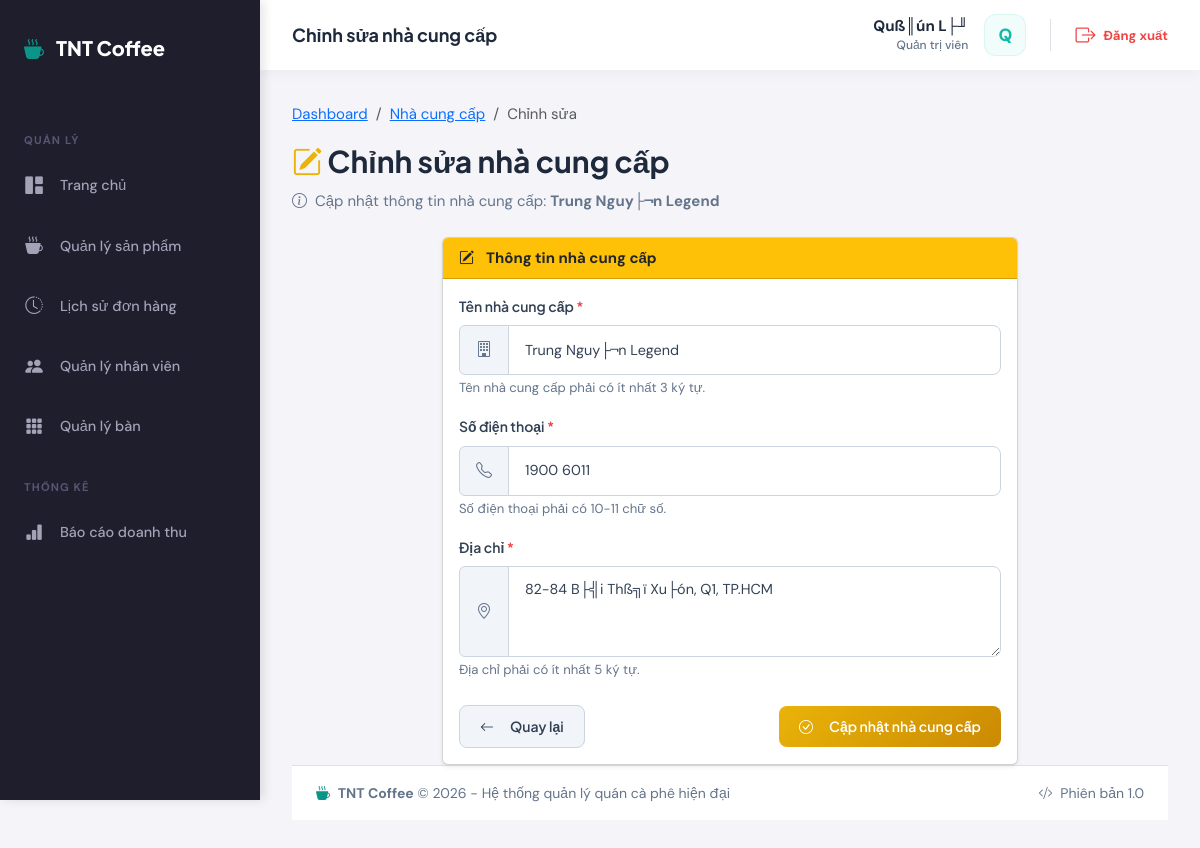
Screenshot of /admin/suppliers/edit.php?id=1 (signed in) with the database file from the repository.
### tables this page shows
CREATE TABLE `suppliers` (
  `id` int(11) NOT NULL AUTO_INCREMENT,
  `name` varchar(100) NOT NULL,
  `phone` varchar(20) DEFAULT NULL,
  `email` varchar(100) DEFAULT NULL,
  `address` text DEFAULT NULL,
  `created_at` timestamp NULL DEFAULT current_timestamp(),
  `updated_at` timestamp NULL DEFAULT current_timestamp() ON UPDATE current_timestamp(),
  PRIMARY KEY (`id`),
  KEY `idx_name` (`name`)
);

### config/database.php (called while the page is built, shortened)
<?php
function executeQuery($pdo, $sql, $params = []) {
    try {
        $stmt = $pdo->prepare($sql);
        $stmt->execute($params);
        return $stmt;
    } catch (PDOException $e) {
        error_log("Query Error: " . $e->getMessage());
        throw $e;
    }
}
function fetchOne($pdo, $sql, $params = []) {
    $stmt = executeQuery($pdo, $sql, $params);
    return $stmt->fetch();
}

### admin/suppliers/edit.php (the view, shortened to what this page needs)
<?php
require_once dirname(dirname(__DIR__)) . '/config/database.php';
$errors = [];
$supplierId = isset($_GET['id']) ? (int)$_GET['id'] : 0;
try {
    $sql = "SELECT * FROM suppliers WHERE id = ?";
    $supplier = fetchOne($pdo, $sql, [$supplierId]);
} catch (PDOException $e) {
    error_log("Fetch Supplier Error: " . $e->getMessage());
    setMessage('danger', 'Có lỗi khi tải thông tin nhà cung cấp.');
    redirect('/admin/suppliers/index.php');
}
$formData = [
    'name' => $supplier['name'],
    'phone' => $supplier['phone'],
    'address' => $supplier['address']
];
require_once dirname(dirname(__DIR__)) . '/includes/header.php';
?>
<div class="row mb-4">
    <div class="col-12">
        <nav aria-label="breadcrumb">
            <ol class="breadcrumb">
                <li class="breadcrumb-item">
                    <a href="<?php echo BASE_URL; ?>/admin/dashboard.php">Dashboard</a>
                </li>
                <li class="breadcrumb-item">
                    <a href="<?php echo BASE_URL; ?>/admin/suppliers/index.php">Nhà cung cấp</a>
                </li>
                <li class="breadcrumb-item active">Chỉnh sửa</li>
            </ol>
        </nav>
        <h2 class="mb-2">
            <i class="bi bi-pencil-square text-warning"></i>
            Chỉnh sửa nhà cung cấp
        </h2>
        <p class="text-muted mb-0">
            <i class="bi bi-info-circle me-1"></i>
            Cập nhật thông tin nhà cung cấp: <strong><?php echo htmlspecialchars($supplier['name']); ?></strong>
        </p>
    </div>
</div>
<div class="row">
    <div class="col-lg-8 mx-auto">
        <div class="card shadow-sm">
            <div class="card-header bg-warning text-dark">
                <i class="bi bi-pencil-square me-2"></i>
                <strong>Thông tin nhà cung cấp</strong>
            </div>
            <div class="card-body">
                <form method="POST" action="" id="editSupplierForm">
                    <div class="mb-3">
                        <label for="name" class="form-label">
                            Tên nhà cung cấp <span class="text-danger">*</span>
                        </label>
                        <div class="input-group">
                            <span class="input-group-text">
                                <i class="bi bi-building"></i>
                            </span>
                            <input type="text"
                                   class="form-control <?php echo isset($errors['name']) ? 'is-invalid' : ''; ?>"
                                   id="name"
                                   name="name"
                                   value="<?php echo htmlspecialchars($formData['name']); ?>"
                                   placeholder="Ví dụ: Công ty TNHH Dược phẩm ABC"
                                   required
                                   autofocus>
                        </div>
                        <small class="form-text text-muted">
                            Tên nhà cung cấp phải có ít nhất 3 ký tự.
                        </small>
                    </div>
                    <div class="mb-3">
                        <label for="phone" class="form-label">
                            Số điện thoại <span class="text-danger">*</span>
                        </label>
                        <div class="input-group">
                            <span class="input-group-text">
                                <i class="bi bi-telephone"></i>
                            </span>
                            <input type="text"
                                   class="form-control <?php echo isset($errors['phone']) ? 'is-invalid' : ''; ?>"
                                   id="phone"
                                   name="phone"
                                   value="<?php echo htmlspecialchars($formData['phone']); ?>"
                                   placeholder="Ví dụ: 0901234567"
                                   required>
                        </div>
                        <small class="form-text text-muted">
                            Số điện thoại phải có 10-11 chữ số.
                        </small>
                    </div>
                    <div class="mb-4">
                        <label for="address" class="form-label">
                            Địa chỉ <span class="text-danger">*</span>
                        </label>
                        <div class="input-group">
                            <span class="input-group-text">
                                <i class="bi bi-geo-alt"></i>
                            </span>
                            <textarea class="form-control <?php echo isset($errors['address']) ? 'is-invalid' : ''; ?>"
                                      id="address"
                                      name="address"
                                      rows="3"
                                      placeholder="Nhập địa chỉ đầy đủ của nhà cung cấp"
                                      required><?php echo htmlspecialchars($formData['address']); ?></textarea>
                        </div>
                        <small class="form-text text-muted">
                            Địa chỉ phải có ít nhất 5 ký tự.
                        </small>
                    </div>
                    <div class="d-flex justify-content-between align-items-center">
                        <a href="<?php echo BASE_URL; ?>/admin/suppliers/index.php" class="btn btn-secondary">
                            <i class="bi bi-arrow-left me-2"></i>
                            Quay lại
                        </a>
                        <button type="submit" class="btn btn-warning">
                            <i class="bi bi-check-circle me-2"></i>
                            Cập nhật nhà cung cấp
                        </button>
                    </div>
                </form>
            </div>
        </div>
    </div>
</div>
<?php require_once dirname(dirname(__DIR__)) . '/includes/footer.php'; ?>

### assets/css/style.css (style rules this page uses)
:root { --primary-50: #f0fdfa; --primary-100: #ccfbf1; --primary-200: #99f6e4; --primary-300: #5eead4; --primary-400: #2dd4bf; --primary-500: #14b8a6; --primary-600: #0d9488; --primary-700: #0f766e; --primary-800: #115e59; --primary-900: #134e4a; --accent-400: #fb923c; --accent-500: #f97316; --accent-600: #ea580c; --gray-50: #f8fafc; --gray-100: #f1f5f9; --gray-200: #e2e8f0; --gray-300: #cbd5e1; --gray-400: #94a3b8; --gray-500: #64748b; --gray-600: #475569; --gray-700: #334155; --gray-800: #1e293b; --gray-900: #0f172a; --success: #22c55e; --warning: #eab308; --danger: #ef4444; --info: #3b82f6; --font-display: 'Plus Jakarta Sans', sans-serif; --font-body: 'DM Sans', sans-serif; --shadow-sm: 0 1px 2px 0 rgb(0 0 0 / 0.05); --shadow: 0 1px 3px 0 rgb(0 0 0 / 0.1), 0 1px 2px -1px rgb(0 0 0 / 0.1); --shadow-md: 0 4px 6px -1px rgb(0 0 0 / 0.1), 0 2px 4px -2px rgb(0 0 0 / 0.1); --shadow-lg: 0 10px 15px -3px rgb(0 0 0 / 0.1), 0 4px 6px -4px rgb(0 0 0 / 0.1); --shadow-xl: 0 20px 25px -5px rgb(0 0 0 / 0.1), 0 8px 10px -6px rgb(0 0 0 / 0.1); --radius-sm: 0.375rem; --radius: 0.5rem; --radius-md: 0.75rem; --radius-lg: 1rem; --radius-xl: 1.5rem; --radius-full: 9999px; --transition-fast: 150ms cubic-bezier(0.4, 0, 0.2, 1); --transition: 200ms cubic-bezier(0.4, 0, 0.2, 1); --transition-slow: 300ms cubic-bezier(0.4, 0, 0.2, 1); }
*, *::before, *::after { box-sizing: border-box; margin: 0; padding: 0; }
html { scroll-behavior: smooth; }
body { font-family: var(--font-body); font-size: 15px; line-height: 1.6; color: var(--gray-700); background: linear-gradient(135deg, var(--gray-50) 0%, var(--primary-50) 100%); min-height: 100vh; -webkit-font-smoothing: antialiased; -moz-osx-font-smoothing: grayscale; }
h1, h2, h3, h4, h5, h6 { font-family: var(--font-display); font-weight: 700; color: var(--gray-800); line-height: 1.3; }
h2 { font-size: 1.875rem; }
:root { --sidebar-width: 260px; --sidebar-bg: #1e1e2d; --sidebar-color: #a2a3b7; --sidebar-active-bg: #1b1b28; --sidebar-active-color: #ffffff; --content-bg: #f5f5f9; --topbar-height: 70px; }
.btn { font-family: var(--font-display); font-weight: 600; font-size: 0.875rem; padding: 0.625rem 1.25rem; border-radius: var(--radius); transition: var(--transition); display: inline-flex; align-items: center; gap: 0.5rem; border: none; cursor: pointer; }
.btn-secondary { background: var(--gray-100); color: var(--gray-700); border: 1px solid var(--gray-300); }
.btn-warning { background: linear-gradient(135deg, #eab308, #ca8a04); color: white; }
.form-label { font-family: var(--font-display); font-weight: 600; font-size: 0.875rem; color: var(--gray-700); margin-bottom: 0.5rem; }
.form-control { font-family: var(--font-body); font-size: 0.9rem; padding: 0.75rem 1rem; border: 1px solid var(--gray-300); border-radius: var(--radius); background: white; color: var(--gray-700); transition: var(--transition); }
.form-control::placeholder { color: var(--gray-400); }
.input-group { position: relative; }
.input-group .input-group-text { background: var(--gray-100); border: 1px solid var(--gray-300); color: var(--gray-500); padding: 0.75rem 1rem; }
.text-warning { color: var(--warning) !important; }
.text-danger { color: var(--danger) !important; }
.text-muted { color: var(--gray-500) !important; }

### rows the page displays
suppliers: name "Trung Nguy├¬n Legend", phone "1900 6011", address "82-84 B├╣i Thß╗ï Xu├ón, Q1, TP.HCM"

### other values shown
$pageTitle "Chỉnh sửa nhà cung cấp"
$userName "Quß║ún L├╜"
$userInitial "Q"
